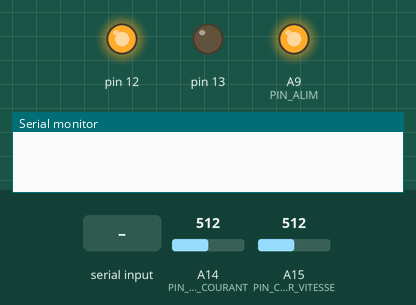
Recording of a sketch running on a simulated Arduino Mega 2560, built with avr-gcc and run on an emulated ATmega2560. On the bench: output pins drawn as LEDs (lit = HIGH), the last lines printed to the serial monitor. The inputs (shaded band) are chosen by the test bench; at power-on: A14 (PIN_CAPTEUR_COURANT) = 512, A15 (PIN_CAPTEUR_VITESSE) = 512.

Above: at 1.7 s.
1.8 s: "A,90,45,200\n" received over Serial
At 3.8 s:
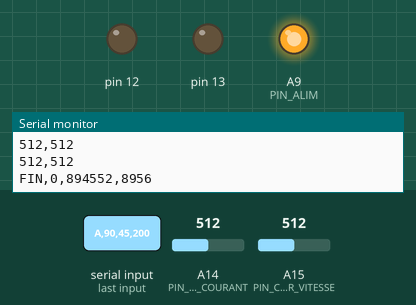
4.1 s: "5\n" received over Serial
At 5.3 s:
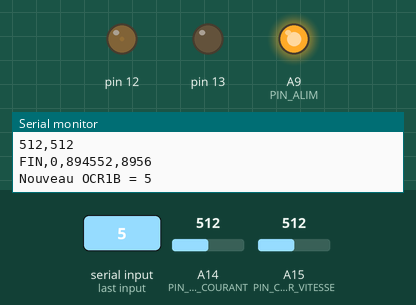
5.6 s: "0\n" received over Serial
At 6.5 s:
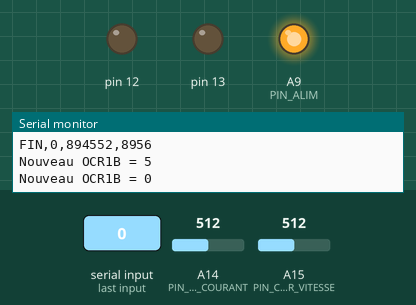
7.1 s: "90\n" received over Serial
At 7.6 s:
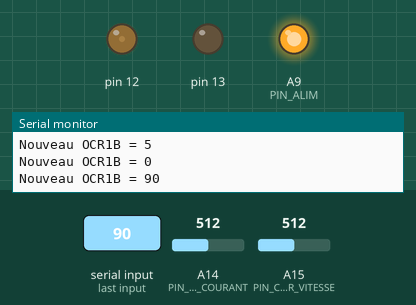
Timing chart, 0 to 9.6 s (numbered marks = the images above; inputs shaded):
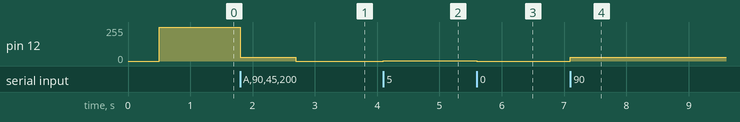

The sketch:

CMD_data.ino
```cpp
// ----------------------------------------------------- //
// LOUINEAU Ronan - GE5
// 05/11/26
// Version 1.3 : Alim moteur MLI + communication python
//               + acquisition courant / vitesse synchronisée sur la MLI
// ----------------------------------------------------- //
//
// Commandes reçues sur le port série (terminées par '\n') :
//   "<n>"            : OCR1B = n (comportement de la version 1.2, réponse "Nouveau OCR1B = n")
//   "A,<v>,<N>,<NB>" : acquisition. Échelon OCR1B = v appliqué à t = 0,
//                      1 mesure toutes les N périodes MLI, NB mesures au total.
//
// Réponse à une acquisition (envoyée APRÈS la fin de l'acquisition) :
//   DEBUT,<OCR1B>,<N>,<NB>,<TOP>
//   <courant_brut>,<vitesse_brut>      (NB lignes, valeurs ADC 0..1023)
//   FIN,<mesures_perdues>,<duree_us>,<periodes_mli>
//
// Instant d'échantillonnage : le convertisseur est déclenché par le BOTTOM du
// timer 1 (débordement TOV1). La MLI étant "phase et fréquence correctes",
// le BOTTOM est le milieu de l'impulsion à l'état haut : le courant y est
// échantillonné à l'écart des commutations. La vitesse est mesurée juste
// après, dans la même période MLI.
// Le temps entre deux mesures vaut donc exactement N * 2 * TOP / Fclk.
// ----------------------------------------------------- //

// --------------------Librairie----------------------- //

#define T_h 0.0001    // T_hash = 100, micro sec
#define TN_h 799      // TOP du timer 1 : période MLI = 2 * 799 / 16 MHz = 99,875 µs
#define Fclkio 16000000.0

// --- Assignation des broches ---
const int PIN_ALIM = A9; // PK1 : tension fixe
const int PIN_CAPTEUR_COURANT = A14; // PK6 : Capteur courant (10 V/A)
const int PIN_CAPTEUR_VITESSE = A15; // PK7 : Capteur vitesse (1 V/rad/s)

const float GAIN_COURANT = 10.0;   // 10 V/A
const float GAIN_VITESSE = 1.0;    // 1 V/rad/s

// --- Acquisition ---
#define NB_MAX 1400   // taille du tampon : 2 tableaux x 1400 x 2 octets = 5600 octets de SRAM (8 ko sur Mega)

// ADC : référence AVcc (5 V), canal ADC14 = A14 (courant) et ADC15 = A15 (vitesse)
// MUX5 (dans ADCSRB) reste à 1 pour les deux canaux
#define ADMUX_COURANT ((1 << REFS0) | 6)
#define ADMUX_VITESSE ((1 << REFS0) | 7)

// Prédiviseur ADC /32 -> horloge ADC 500 kHz, une conversion = 26 µs
// (2 conversions = environ 65 µs sur les 100 µs d'une période MLI)
#define ADC_PRESCALER ((1 << ADPS2) | (1 << ADPS0))

volatile uint16_t tab_courant[NB_MAX];
volatile uint16_t tab_vitesse[NB_MAX];

volatile uint16_t idx = 0;          // nombre de mesures enregistrées
volatile uint16_t nb_ech = 0;       // nombre de mesures demandé
volatile uint16_t n_dec = 1;        // 1 mesure toutes les n_dec périodes MLI
volatile uint16_t cpt_dec = 1;
volatile uint32_t periodes = 0;     // périodes MLI écoulées pendant l'acquisition
volatile uint16_t perdus = 0;       // déclenchements arrivés pendant le traitement (mesure suspecte)
volatile uint8_t etape = 0;         // 0 : conversion du courant, 1 : conversion de la vitesse
volatile bool fini = true;

unsigned long t_debut_us = 0;
unsigned long t_fin_us = 0;


void setup() {
  Serial.begin(115200);
  pinMode(PIN_ALIM, OUTPUT);
  digitalWrite(PIN_ALIM, LOW);
  delay(500);
  digitalWrite(PIN_ALIM, HIGH);

  DDRB = 0xC0;  // pb7 et pb6 sortie, MLI sur OC1B = PB6 = patte 6
  DDRF = 0x00;  // port F en entrée : entrée analogique sur A0 = patte 8 de l'ATmega2560

  // configuration du timer 1
  TCCR1A = (1 << COM1B1) + (1 << WGM10);               // COM1B_1:0 = 11   -> mise a un sur egalite, WGM_13:10 = 1001 -> mode 9
  TCCR1B = (1 << ICNC1) + (1 << WGM13) + (1 << CS10);  // CS_12:10  = 001  -> prediv par 1
  OCR1A = TN_h;                                        // T_hash = 100 micros
  OCR1B = 0;                                   // V initial OCR1A / 2

  DDRA = 0x00;
  DDRC = 0x00;

  // configuration de l'ADC (déclenchement automatique inactif tant qu'aucune acquisition n'est lancée)
  ADMUX  = ADMUX_COURANT;
  ADCSRB = (1 << MUX5) | (1 << ADTS2) | (1 << ADTS1);  // MUX5 = 1 : canaux ADC8..15 ; ADTS = 110 : débordement du timer 1
  DIDR2  = (1 << ADC14D) | (1 << ADC15D);              // coupe les buffers numériques de A14 et A15
  ADCSRA = (1 << ADEN) | ADC_PRESCALER;                // ADC activé
  ADCSRA |= (1 << ADSC);                               // conversion à blanc (la première est plus longue)
  while (ADCSRA & (1 << ADSC)) { }
}


// Fin de conversion ADC : enchaîne courant puis vitesse, tout est stocké en RAM
ISR(ADC_vect) {
  if (etape == 0) {
    // Conversion du COURANT terminée (déclenchée par le BOTTOM du timer 1)
    TIFR1 = (1 << TOV1);               // acquitte le déclencheur, sinon pas de nouveau déclenchement
    periodes++;
    if (--cpt_dec == 0) {
      cpt_dec = n_dec;
      tab_courant[idx] = ADC;
      ADMUX = ADMUX_VITESSE;
      etape = 1;
      ADCSRA |= (1 << ADSC);           // enchaîne la conversion de la VITESSE
    }
  } else {
    // Conversion de la VITESSE terminée
    tab_vitesse[idx] = ADC;
    ADMUX = ADMUX_COURANT;
    etape = 0;
    if (TIFR1 & (1 << TOV1)) {
      perdus++;                        // un BOTTOM est arrivé avant la fin du traitement
    }
    idx++;
    if (idx >= nb_ech) {
      ADCSRA &= ~((1 << ADATE) | (1 << ADIE));   // fin : plus de déclenchement, plus d'interruption
      fini = true;
    }
  }
}


// Lance l'acquisition, attend sa fin puis envoie les données
void acquisition(uint16_t consigne, uint16_t n, uint16_t nb) {
  n_dec = n;
  nb_ech = nb;
  cpt_dec = 1;          // la première période est enregistrée (t = 0)
  idx = 0;
  periodes = 0;
  perdus = 0;
  etape = 0;
  fini = false;

  ADMUX = ADMUX_COURANT;
  ADCSRA |= (1 << ADIF);                  // efface un éventuel drapeau ADC en attente

  noInterrupts();
  TIFR1 = (1 << TOV1);                    // le prochain BOTTOM sera le premier déclenchement
  t_debut_us = micros();
  OCR1B = consigne;                       // OCR1B est tamponné : pris en compte au prochain BOTTOM, comme le 1er déclenchement
  ADCSRA |= (1 << ADATE) | (1 << ADIE);   // déclenchement automatique + interruption
  interrupts();

  while (!fini) { }
  t_fin_us = micros();
  OCR1B = 0;                              // moteur coupé en fin d'acquisition

  // Envoi des données (le moteur est déjà arrêté, plus de contrainte de temps)
  Serial.print("DEBUT,");
  Serial.print(consigne);
  Serial.print(',');
  Serial.print(n);
  Serial.print(',');
  Serial.print(nb);
  Serial.print(',');
  Serial.println(TN_h);

  for (uint16_t k = 0; k < nb; k++) {
    Serial.print(tab_courant[k]);
    Serial.print(',');
    Serial.println(tab_vitesse[k]);
  }

  Serial.print("FIN,");
  Serial.print(perdus);
  Serial.print(',');
  Serial.print(t_fin_us - t_debut_us);
  Serial.print(',');
  Serial.println(periodes);
}


void recevoirCommande() {

    if (Serial.available() > 0) {
        char message[32];
        size_t n = Serial.readBytesUntil('\n', message, sizeof(message) - 1);
        message[n] = '\0';

        // Retire les espaces et le '\r' de fin
        while (n > 0 && (message[n - 1] == '\r' || message[n - 1] == ' ')) {
            message[--n] = '\0';
        }

        // Vérification que le message n'est pas vide
        if (n == 0) {
            return;
        }

        // Commande d'acquisition : "A,<OCR1B>,<N>,<NB>"
        if (message[0] == 'A') {
            unsigned int v, nd, nb;
            if (sscanf(message, "A,%u,%u,%u", &v, &nd, &nb) != 3
                || v > TN_h || nd < 1 || nb < 1 || nb > NB_MAX) {
                Serial.println("ERR,commande invalide");
                return;
            }
            acquisition(v, nd, nb);
            return;
        }

        // Vérification des caractères reçus
        for (unsigned int i = 0; i < n; i++) {
            if (!isDigit(message[i])) {
                return;
            }
        }

        int valeur = atoi(message);

        // Limitation à la valeur maximale du Timer1
        valeur = constrain(valeur, 0, TN_h);

        // Mise à jour de la PWM
        OCR1B = valeur;

        Serial.print("Nouveau OCR1B = ");
        Serial.println(OCR1B);
    }
}


void loop() {

  recevoirCommande();

}
```

Measured:
- after the input at 1.8 s, pin 12: 255/255 → 29/255 at once, → 0/255 0.89 s later
- after the input at 4.1 s, pin 12: 0/255 → 2/255 at once
- after the input at 5.6 s, pin 12: 2/255 → 0/255 at once
- after the input at 7.1 s, pin 12: 0/255 → 29/255 at once
